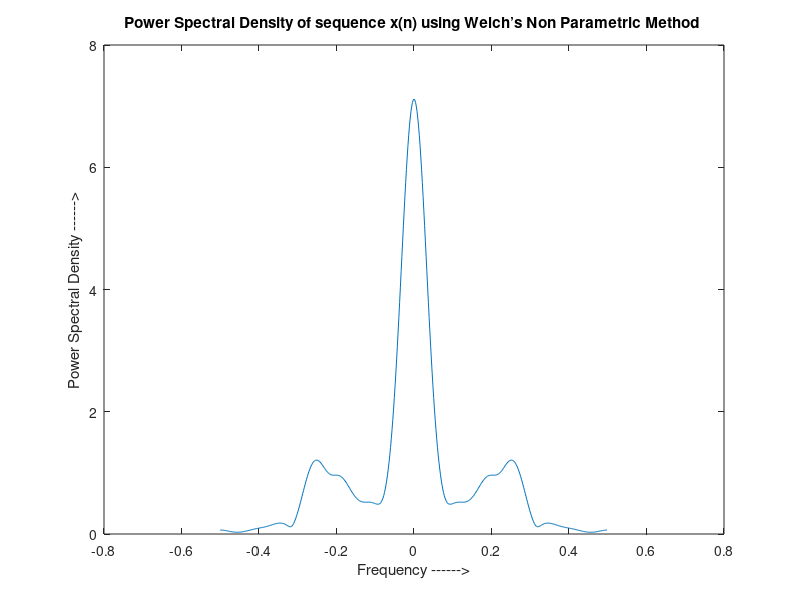

This figure's MATLAB source:
%Power Spectral Density of sequence x(n) using Welch’s Non Parametric Method
close all;
clear all;
clc;

N=128;
N_point_dft=512;
y=normrnd(0,1,1,N);

B=1;
A=[1 -0.9 0.81 -0.729];

x=filter(B,A,y);
x_size=size(x);

L=8;
D=2;

M=ceil((x_size(1,2)+(L-1)*D)/L);
k=1;
x_samples=zeros(L,M);

for Rs=1:L
    for j=1:M
        if k <= x_size(1,2)
            x_samples(Rs,j)=x(1,k);
        end
        
        k=k+1;
    end
    
    k=k-D;
end

n=0:M-1;
sum=0;

for N=1:M
    w(1,N)=0.54-0.46*cos(2*pi*n(1,N)/(M-1));
    sum=sum+w(1,N)*w(1,N);
end

U=sum/M;

for Rs=1:L
    for n=1:M
        W(Rs,n)=x_samples(Rs,n).*w(1,n);
    end
    dft_sq(Rs,:)=fft(W(Rs,:),N_point_dft);
end

for Rs=1:L
    for n=1:N_point_dft
        p(Rs,n)=(dft_sq(Rs,n).*dft_sq(Rs,n))./(M*U);
    end
end

P=zeros(1,N_point_dft);

for n=1:N_point_dft
    for Rs=1:L
        P(1,n)= P(1,n)+p(Rs,n);
    end
    P(1,n)=P(1,n)./L;
end

plot(-.5:1/N_point_dft:.5-1/N_point_dft,fftshift(abs(P)));
title('Power Spectral Density of sequence x(n) using Welch’s Non Parametric Method ');
xlabel('Frequency ------>');ylabel('Power Spectral Density ------>')
